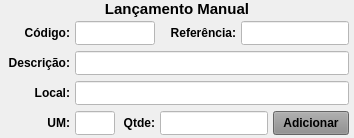
              <widget class="QWidget" name="widget_Cor8" native="true">
               <property name="sizePolicy">
                <sizepolicy hsizetype="Preferred" vsizetype="Preferred">
                 <horstretch>0</horstretch>
                 <verstretch>0</verstretch>
                </sizepolicy>
               </property>
               <property name="minimumSize">
                <size>
                 <width>0</width>
                 <height>0</height>
                </size>
               </property>
               <property name="maximumSize">
                <size>
                 <width>16777215</width>
                 <height>16777215</height>
                </size>
               </property>
               <property name="styleSheet">
                <string notr="true"/>
               </property>
               <layout class="QVBoxLayout" name="verticalLayout_8">
                <property name="spacing">
                 <number>0</number>
                </property>
                <property name="leftMargin">
                 <number>0</number>
                </property>
                <property name="topMargin">
                 <number>0</number>
                </property>
                <property name="rightMargin">
                 <number>0</number>
                </property>
                <property name="bottomMargin">
                 <number>0</number>
                </property>
                <item>
                 <widget class="QLabel" name="label_53">
                  <property name="minimumSize">
                   <size>
                    <width>0</width>
                    <height>18</height>
                   </size>
                  </property>
                  <property name="maximumSize">
                   <size>
                    <width>16777215</width>
                    <height>18</height>
                   </size>
                  </property>
                  <property name="font">
                   <font>
                    <pointsize>11</pointsize>
                    <weight>75</weight>
                    <bold>true</bold>
                   </font>
                  </property>
                  <property name="text">
                   <string>Lançamento Manual</string>
                  </property>
                  <property name="alignment">
                   <set>Qt::AlignCenter</set>
                  </property>
                 </widget>
                </item>
                <item>
                 <widget class="QWidget" name="widget_29" native="true">
                  <property name="minimumSize">
                   <size>
                    <width>0</width>
                    <height>30</height>
                   </size>
                  </property>
                  <property name="maximumSize">
                   <size>
                    <width>16777215</width>
                    <height>30</height>
                   </size>
                  </property>
                  <property name="styleSheet">
                   <string notr="true"/>
                  </property>
                  <layout class="QHBoxLayout" name="horizontalLayout_25">
                   <property name="spacing">
                    <number>5</number>
                   </property>
                   <property name="leftMargin">
                    <number>5</number>
                   </property>
                   <property name="topMargin">
                    <number>3</number>
                   </property>
                   <property name="rightMargin">
                    <number>5</number>
                   </property>
                   <property name="bottomMargin">
                    <number>3</number>
                   </property>
                   <item>
                    <widget class="QLabel" name="label_57">
                     <property name="minimumSize">
                      <size>
                       <width>65</width>
                       <height>0</height>
                      </size>
                     </property>
                     <property name="maximumSize">
                      <size>
                       <width>65</width>
                       <height>16777215</height>
                      </size>
                     </property>
                     <property name="font">
                      <font>
                       <pointsize>9</pointsize>
                       <weight>75</weight>
                       <bold>true</bold>
                      </font>
                     </property>
                     <property name="text">
                      <string>Código:</string>
                     </property>
                     <property name="alignment">
                      <set>Qt::AlignRight|Qt::AlignTrailing|Qt::AlignVCenter</set>
                     </property>
                    </widget>
                   </item>
                   <item>
                    <widget class="QLineEdit" name="line_Codigo">
                     <property name="sizePolicy">
                      <sizepolicy hsizetype="Preferred" vsizetype="Preferred">
                       <horstretch>0</horstretch>
                       <verstretch>0</verstretch>
                      </sizepolicy>
                     </property>
                     <property name="minimumSize">
                      <size>
                       <width>60</width>
                       <height>0</height>
                      </size>
                     </property>
                     <property name="maximumSize">
                      <size>
                       <width>80</width>
                       <height>16777215</height>
                      </size>
                     </property>
                     <property name="font">
                      <font>
                       <pointsize>9</pointsize>
                      </font>
                     </property>
                     <property name="styleSheet">
                      <string notr="true">background-color: rgb(255, 255, 255);</string>
                     </property>
                     <property name="alignment">
                      <set>Qt::AlignCenter</set>
                     </property>
                    </widget>
                   </item>
                   <item>
                    <widget class="QLabel" name="label_58">
                     <property name="maximumSize">
                      <size>
                       <width>80</width>
                       <height>16777215</height>
                      </size>
                     </property>
                     <property name="font">
                      <font>
                       <pointsize>9</pointsize>
                       <weight>75</weight>
                       <bold>true</bold>
                      </font>
                     </property>
                     <property name="text">
                      <string>Referência:</string>
                     </property>
                     <property name="alignment">
                      <set>Qt::AlignRight|Qt::AlignTrailing|Qt::AlignVCenter</set>
                     </property>
                    </widget>
                   </item>
                   <item>
                    <widget class="QLineEdit" name="line_Referencia">
                     <property name="sizePolicy">
                      <sizepolicy hsizetype="Preferred" vsizetype="Preferred">
                       <horstretch>0</horstretch>
                       <verstretch>0</verstretch>
                      </sizepolicy>
                     </property>
                     <property name="minimumSize">
                      <size>
                       <width>0</width>
                       <height>0</height>
                      </size>
                     </property>
                     <property name="maximumSize">
                      <size>
                       <width>16777215</width>
                       <height>16777215</height>
                      </size>
                     </property>
                     <property name="font">
                      <font>
                       <pointsize>9</pointsize>
                      </font>
                     </property>
                     <property name="cursor">
                      <cursorShape>IBeamCursor</cursorShape>
                     </property>
                     <property name="styleSheet">
                      <string notr="true">background-color: rgb(255, 255, 255);</string>
                     </property>
                     <property name="inputMask">
                      <string/>
                     </property>
                     <property name="text">
                      <string/>
                     </property>
                     <property name="maxLength">
                      <number>20</number>
                     </property>
                     <property name="frame">
                      <bool>true</bool>
                     </property>
                     <property name="echoMode">
                      <enum>QLineEdit::Normal</enum>
                     </property>
                     <property name="alignment">
                      <set>Qt::AlignLeading|Qt::AlignLeft|Qt::AlignVCenter</set>
                     </property>
                    </widget>
                   </item>
                  </layout>
                 </widget>
                </item>
                <item>
                 <widget class="QWidget" name="widget_30" native="true">
                  <property name="minimumSize">
                   <size>
                    <width>0</width>
                    <height>30</height>
                   </size>
                  </property>
                  <property name="maximumSize">
                   <size>
                    <width>16777215</width>
                    <height>30</height>
                   </size>
                  </property>
                  <property name="styleSheet">
                   <string notr="true"/>
                  </property>
                  <layout class="QHBoxLayout" name="horizontalLayout_26">
                   <property name="spacing">
                    <number>5</number>
                   </property>
                   <property name="leftMargin">
                    <number>5</number>
                   </property>
                   <property name="topMargin">
                    <number>3</number>
                   </property>
                   <property name="rightMargin">
                    <number>5</number>
                   </property>
                   <property name="bottomMargin">
                    <number>3</number>
                   </property>
                   <item>
                    <widget class="QLabel" name="label_59">
                     <property name="minimumSize">
                      <size>
                       <width>65</width>
                       <height>0</height>
                      </size>
                     </property>
                     <property name="maximumSize">
                      <size>
                       <width>65</width>
                       <height>16777215</height>
                      </size>
                     </property>
                     <property name="font">
                      <font>
                       <pointsize>9</pointsize>
                       <weight>75</weight>
                       <bold>true</bold>
                      </font>
                     </property>
                     <property name="text">
                      <string>Descrição:</string>
                     </property>
                     <property name="alignment">
                      <set>Qt::AlignRight|Qt::AlignTrailing|Qt::AlignVCenter</set>
                     </property>
                    </widget>
                   </item>
                   <item>
                    <widget class="QLineEdit" name="line_Descricao">
                     <property name="sizePolicy">
                      <sizepolicy hsizetype="Preferred" vsizetype="Preferred">
                       <horstretch>0</horstretch>
                       <verstretch>0</verstretch>
                      </sizepolicy>
                     </property>
                     <property name="minimumSize">
                      <size>
                       <width>0</width>
                       <height>0</height>
                      </size>
                     </property>
                     <property name="maximumSize">
                      <size>
                       <width>16777215</width>
                       <height>16777215</height>
                      </size>
                     </property>
                     <property name="font">
                      <font>
                       <pointsize>9</pointsize>
                      </font>
                     </property>
                     <property name="styleSheet">
                      <string notr="true">background-color: rgb(255, 255, 255);</string>
                     </property>
                     <property name="alignment">
                      <set>Qt::AlignLeading|Qt::AlignLeft|Qt::AlignVCenter</set>
                     </property>
                    </widget>
                   </item>
                  </layout>
                 </widget>
                </item>
                <item>
                 <widget class="QWidget" name="widget_32" native="true">
                  <property name="minimumSize">
                   <size>
                    <width>0</width>
                    <height>30</height>
                   </size>
                  </property>
                  <property name="maximumSize">
                   <size>
                    <width>16777215</width>
                    <height>30</height>
                   </size>
                  </property>
                  <property name="styleSheet">
                   <string notr="true"/>
                  </property>
                  <layout class="QHBoxLayout" name="horizontalLayout_28">
                   <property name="spacing">
                    <number>5</number>
                   </property>
                   <property name="leftMargin">
                    <number>5</number>
                   </property>
                   <property name="topMargin">
                    <number>3</number>
                   </property>
                   <property name="rightMargin">
                    <number>5</number>
                   </property>
                   <property name="bottomMargin">
                    <number>3</number>
                   </property>
                   <item>
                    <widget class="QLabel" name="label_41">
                     <property name="minimumSize">
                      <size>
                       <width>65</width>
                       <height>0</height>
                      </size>
                     </property>
                     <property name="maximumSize">
                      <size>
                       <width>65</width>
                       <height>16777215</height>
                      </size>
                     </property>
                     <property name="font">
                      <font>
                       <pointsize>9</pointsize>
                       <weight>75</weight>
                       <bold>true</bold>
                      </font>
                     </property>
                     <property name="text">
                      <string>Local:</string>
                     </property>
                     <property name="alignment">
                      <set>Qt::AlignRight|Qt::AlignTrailing|Qt::AlignVCenter</set>
                     </property>
                    </widget>
                   </item>
                   <item>
                    <widget class="QLineEdit" name="line_Local">
                     <property name="sizePolicy">
                      <sizepolicy hsizetype="Preferred" vsizetype="Preferred">
                       <horstretch>0</horstretch>
                       <verstretch>0</verstretch>
                      </sizepolicy>
                     </property>
                     <property name="minimumSize">
                      <size>
                       <width>0</width>
                       <height>0</height>
                      </size>
                     </property>
                     <property name="maximumSize">
                      <size>
                       <width>16777215</width>
                       <height>16777215</height>
                      </size>
                     </property>
                     <property name="font">
                      <font>
                       <pointsize>9</pointsize>
                      </font>
                     </property>
                     <property name="cursor">
                      <cursorShape>IBeamCursor</cursorShape>
                     </property>
                     <property name="styleSheet">
                      <string notr="true">background-color: rgb(255, 255, 255);</string>
                     </property>
                     <property name="inputMask">
                      <string/>
                     </property>
                     <property name="text">
                      <string/>
                     </property>
                     <property name="maxLength">
                      <number>30</number>
                     </property>
                     <property name="frame">
                      <bool>true</bool>
                     </property>
                     <property name="echoMode">
                      <enum>QLineEdit::Normal</enum>
                     </property>
                     <property name="alignment">
                      <set>Qt::AlignLeading|Qt::AlignLeft|Qt::AlignVCenter</set>
                     </property>
                    </widget>
                   </item>
                  </layout>
                 </widget>
                </item>
                <item>
                 <widget class="QWidget" name="widget_33" native="true">
                  <property name="minimumSize">
                   <size>
                    <width>0</width>
                    <height>30</height>
                   </size>
                  </property>
                  <property name="maximumSize">
                   <size>
                    <width>16777215</width>
                    <height>30</height>
                   </size>
                  </property>
                  <property name="styleSheet">
                   <string notr="true"/>
                  </property>
                  <layout class="QHBoxLayout" name="horizontalLayout_13">
                   <property name="spacing">
                    <number>5</number>
                   </property>
                   <property name="leftMargin">
                    <number>5</number>
                   </property>
                   <property name="topMargin">
                    <number>3</number>
                   </property>
                   <property name="rightMargin">
                    <number>5</number>
                   </property>
                   <property name="bottomMargin">
                    <number>3</number>
                   </property>
                   <item>
                    <widget class="QLabel" name="label_23">
                     <property name="minimumSize">
                      <size>
                       <width>65</width>
                       <height>0</height>
                      </size>
                     </property>
                     <property name="maximumSize">
                      <size>
                       <width>65</width>
                       <height>16777215</height>
                      </size>
                     </property>
                     <property name="font">
                      <font>
                       <pointsize>9</pointsize>
                       <weight>75</weight>
                       <bold>true</bold>
                      </font>
                     </property>
                     <property name="text">
                      <string>UM:</string>
                     </property>
                     <property name="alignment">
                      <set>Qt::AlignRight|Qt::AlignTrailing|Qt::AlignVCenter</set>
                     </property>
                    </widget>
                   </item>
                   <item>
                    <widget class="QLineEdit" name="line_UM">
                     <property name="sizePolicy">
                      <sizepolicy hsizetype="Preferred" vsizetype="Preferred">
                       <horstretch>0</horstretch>
                       <verstretch>0</verstretch>
                      </sizepolicy>
                     </property>
                     <property name="minimumSize">
                      <size>
                       <width>40</width>
                       <height>0</height>
                      </size>
                     </property>
                     <property name="maximumSize">
                      <size>
                       <width>40</width>
                       <height>16777215</height>
                      </size>
                     </property>
                     <property name="font">
                      <font>
                       <pointsize>9</pointsize>
                      </font>
                     </property>
                     <property name="styleSheet">
                      <string notr="true">background-color: rgb(255, 255, 255);</string>
                     </property>
                     <property name="alignment">
                      <set>Qt::AlignCenter</set>
                     </property>
                    </widget>
                   </item>
                   <item>
                    <widget class="QLabel" name="label_33">
                     <property name="minimumSize">
                      <size>
                       <width>35</width>
                       <height>0</height>
                      </size>
                     </property>
                     <property name="maximumSize">
                      <size>
                       <width>35</width>
                       <height>16777215</height>
                      </size>
                     </property>
                     <property name="font">
                      <font>
                       <pointsize>9</pointsize>
                       <weight>75</weight>
                       <bold>true</bold>
                      </font>
                     </property>
                     <property name="text">
                      <string>Qtde:</string>
                     </property>
                     <property name="alignment">
                      <set>Qt::AlignRight|Qt::AlignTrailing|Qt::AlignVCenter</set>
                     </property>
                    </widget>
                   </item>
                   <item>
                    <widget class="QLineEdit" name="line_Qtde">
                     <property name="sizePolicy">
                      <sizepolicy hsizetype="Preferred" vsizetype="Preferred">
                       <horstretch>0</horstretch>
                       <verstretch>0</verstretch>
                      </sizepolicy>
                     </property>
                     <property name="minimumSize">
                      <size>
                       <width>0</width>
                       <height>0</height>
                      </size>
                     </property>
                     <property name="maximumSize">
                      <size>
                       <width>16777215</width>
                       <height>16777215</height>
                      </size>
                     </property>
                     <property name="font">
                      <font>
                       <pointsize>9</pointsize>
                      </font>
                     </property>
                     <property name="cursor">
                      <cursorShape>IBeamCursor</cursorShape>
                     </property>
                     <property name="styleSheet">
                      <string notr="true">background-color: rgb(255, 255, 255);</string>
                     </property>
                     <property name="inputMask">
                      <string/>
                     </property>
                     <property name="text">
                      <string/>
                     </property>
                     <property name="frame">
                      <bool>true</bool>
                     </property>
                     <property name="echoMode">
                      <enum>QLineEdit::Normal</enum>
                     </property>
                     <property name="alignment">
                      <set>Qt::AlignCenter</set>
                     </property>
                    </widget>
                   </item>
                   <item>
                    <widget class="QPushButton" name="btn_Adicionar">
                     <property name="sizePolicy">
                      <sizepolicy hsizetype="Preferred" vsizetype="Preferred">
                       <horstretch>0</horstretch>
                       <verstretch>0</verstretch>
                      </sizepolicy>
                     </property>
                     <property name="minimumSize">
                      <size>
                       <width>76</width>
                       <height>0</height>
                      </size>
                     </property>
                     <property name="maximumSize">
                      <size>
                       <width>76</width>
                       <height>16777215</height>
                      </size>
                     </property>
                     <property name="font">
                      <font>
                       <pointsize>9</pointsize>
                       <weight>75</weight>
                       <bold>true</bold>
                      </font>
                     </property>
                     <property name="cursor">
                      <cursorShape>PointingHandCursor</cursorShape>
                     </property>
                     <property name="layoutDirection">
                      <enum>Qt::LeftToRight</enum>
                     </property>
                     <property name="autoFillBackground">
                      <bool>false</bool>
                     </property>
                     <property name="styleSheet">
                      <string notr="true">background-color: rgb(141, 141, 141);</string>
                     </property>
                     <property name="text">
                      <string>Adicionar</string>
                     </property>
                     <property name="checkable">
                      <bool>false</bool>
                     </property>
                     <property name="autoDefault">
                      <bool>false</bool>
                     </property>
                     <property name="default">
                      <bool>false</bool>
                     </property>
                     <property name="flat">
                      <bool>false</bool>
                     </property>
                    </widget>
                   </item>
                  </layout>
                 </widget>
                </item>
               </layout>
              </widget>
